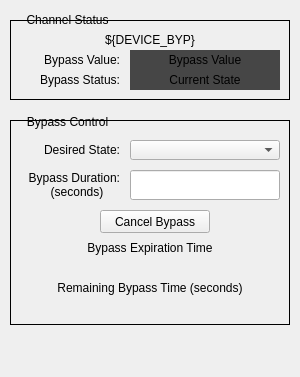
<?xml version="1.0" encoding="UTF-8"?>
<ui version="4.0">
 <class>Form</class>
 <widget class="QWidget" name="Form">
  <property name="geometry">
   <rect>
    <x>0</x>
    <y>0</y>
    <width>300</width>
    <height>377</height>
   </rect>
  </property>
  <property name="minimumSize">
   <size>
    <width>300</width>
    <height>377</height>
   </size>
  </property>
  <property name="maximumSize">
   <size>
    <width>300</width>
    <height>377</height>
   </size>
  </property>
  <property name="windowTitle">
   <string>SC MPS Bypass</string>
  </property>
  <widget class="QFrame" name="frame">
   <property name="geometry">
    <rect>
     <x>0</x>
     <y>0</y>
     <width>300</width>
     <height>377</height>
    </rect>
   </property>
   <property name="styleSheet">
    <string notr="true"/>
   </property>
   <property name="frameShape">
    <enum>QFrame::NoFrame</enum>
   </property>
   <property name="frameShadow">
    <enum>QFrame::Plain</enum>
   </property>
   <widget class="QFrame" name="frame_2">
    <property name="geometry">
     <rect>
      <x>10</x>
      <y>20</y>
      <width>280</width>
      <height>80</height>
     </rect>
    </property>
    <property name="frameShape">
     <enum>QFrame::Box</enum>
    </property>
    <property name="frameShadow">
     <enum>QFrame::Plain</enum>
    </property>
    <widget class="QLabel" name="label_2">
     <property name="geometry">
      <rect>
       <x>10</x>
       <y>10</y>
       <width>260</width>
       <height>20</height>
      </rect>
     </property>
     <property name="text">
      <string>${DEVICE_BYP}</string>
     </property>
     <property name="alignment">
      <set>Qt::AlignCenter</set>
     </property>
    </widget>
    <widget class="QLabel" name="label_4">
     <property name="geometry">
      <rect>
       <x>10</x>
       <y>30</y>
       <width>100</width>
       <height>20</height>
      </rect>
     </property>
     <property name="text">
      <string>Bypass Value:</string>
     </property>
     <property name="alignment">
      <set>Qt::AlignRight|Qt::AlignTrailing|Qt::AlignVCenter</set>
     </property>
    </widget>
    <widget class="QLabel" name="label_5">
     <property name="geometry">
      <rect>
       <x>10</x>
       <y>50</y>
       <width>100</width>
       <height>20</height>
      </rect>
     </property>
     <property name="text">
      <string>Bypass Status:</string>
     </property>
     <property name="alignment">
      <set>Qt::AlignRight|Qt::AlignTrailing|Qt::AlignVCenter</set>
     </property>
    </widget>
    <widget class="PyDMLabel" name="PyDMLabel_2">
     <property name="geometry">
      <rect>
       <x>120</x>
       <y>30</y>
       <width>150</width>
       <height>20</height>
      </rect>
     </property>
     <property name="toolTip">
      <string/>
     </property>
     <property name="styleSheet">
      <string notr="true">background-color: rgb(70, 70, 70);</string>
     </property>
     <property name="text">
      <string>Bypass Value</string>
     </property>
     <property name="alignment">
      <set>Qt::AlignCenter</set>
     </property>
     <property name="alarmSensitiveContent" stdset="0">
      <bool>true</bool>
     </property>
     <property name="alarmSensitiveBorder" stdset="0">
      <bool>false</bool>
     </property>
     <property name="channel" stdset="0">
      <string>ca://${DEVICE_BYP}_SCBYPV</string>
     </property>
    </widget>
    <widget class="PyDMLabel" name="PyDMLabel_3">
     <property name="geometry">
      <rect>
       <x>120</x>
       <y>50</y>
       <width>150</width>
       <height>20</height>
      </rect>
     </property>
     <property name="toolTip">
      <string/>
     </property>
     <property name="styleSheet">
      <string notr="true">background-color: rgb(70, 70, 70);</string>
     </property>
     <property name="text">
      <string>Current State</string>
     </property>
     <property name="alignment">
      <set>Qt::AlignCenter</set>
     </property>
     <property name="alarmSensitiveContent" stdset="0">
      <bool>true</bool>
     </property>
     <property name="alarmSensitiveBorder" stdset="0">
      <bool>false</bool>
     </property>
     <property name="channel" stdset="0">
      <string>ca://${DEVICE_BYP}_SCBYPS</string>
     </property>
    </widget>
   </widget>
   <widget class="QLabel" name="label">
    <property name="geometry">
     <rect>
      <x>20</x>
      <y>10</y>
      <width>95</width>
      <height>20</height>
     </rect>
    </property>
    <property name="text">
     <string>Channel Status</string>
    </property>
    <property name="alignment">
     <set>Qt::AlignCenter</set>
    </property>
   </widget>
   <widget class="QFrame" name="frame_3">
    <property name="geometry">
     <rect>
      <x>10</x>
      <y>120</y>
      <width>280</width>
      <height>205</height>
     </rect>
    </property>
    <property name="frameShape">
     <enum>QFrame::Box</enum>
    </property>
    <property name="frameShadow">
     <enum>QFrame::Plain</enum>
    </property>
    <widget class="PyDMEnumComboBox" name="PyDMEnumComboBox">
     <property name="geometry">
      <rect>
       <x>120</x>
       <y>20</y>
       <width>150</width>
       <height>20</height>
      </rect>
     </property>
     <property name="toolTip">
      <string/>
     </property>
     <property name="insertPolicy">
      <enum>QComboBox::InsertAtBottom</enum>
     </property>
     <property name="channel" stdset="0">
      <string>ca://${DEVICE_BYP}_SCBYPV</string>
     </property>
    </widget>
    <widget class="QLabel" name="label_6">
     <property name="geometry">
      <rect>
       <x>10</x>
       <y>20</y>
       <width>100</width>
       <height>20</height>
      </rect>
     </property>
     <property name="text">
      <string>Desired State:</string>
     </property>
     <property name="alignment">
      <set>Qt::AlignRight|Qt::AlignTrailing|Qt::AlignVCenter</set>
     </property>
    </widget>
    <widget class="PyDMLineEdit" name="PyDMLineEdit">
     <property name="geometry">
      <rect>
       <x>120</x>
       <y>50</y>
       <width>150</width>
       <height>30</height>
      </rect>
     </property>
     <property name="toolTip">
      <string/>
     </property>
     <property name="showUnits" stdset="0">
      <bool>false</bool>
     </property>
     <property name="channel" stdset="0">
      <string>ca://${DEVICE_BYP}_SCBYPD</string>
     </property>
    </widget>
    <widget class="QLabel" name="label_7">
     <property name="geometry">
      <rect>
       <x>5</x>
       <y>50</y>
       <width>105</width>
       <height>30</height>
      </rect>
     </property>
     <property name="text">
      <string>Bypass Duration:
(seconds)     </string>
     </property>
     <property name="alignment">
      <set>Qt::AlignRight|Qt::AlignTrailing|Qt::AlignVCenter</set>
     </property>
    </widget>
    <widget class="PyDMPushButton" name="PyDMPushButton">
     <property name="geometry">
      <rect>
       <x>90</x>
       <y>90</y>
       <width>110</width>
       <height>23</height>
      </rect>
     </property>
     <property name="toolTip">
      <string/>
     </property>
     <property name="text">
      <string>Cancel Bypass</string>
     </property>
     <property name="channel" stdset="0">
      <string>ca://${DEVICE_BYP}_SCBYPD</string>
     </property>
     <property name="pressValue" stdset="0">
      <string>0</string>
     </property>
    </widget>
    <widget class="PyDMFrame" name="PyDMFrame">
     <property name="geometry">
      <rect>
       <x>10</x>
       <y>120</y>
       <width>260</width>
       <height>40</height>
      </rect>
     </property>
     <property name="toolTip">
      <string/>
     </property>
     <property name="rules" stdset="0">
      <string>[{&quot;channels&quot;: [{&quot;trigger&quot;: true, &quot;channel&quot;: &quot;ca://${DEVICE_BYP}_SCBYPS.RVAL&quot;}], &quot;property&quot;: &quot;Visible&quot;, &quot;expression&quot;: &quot;ch[0]&gt;0.5&quot;, &quot;name&quot;: &quot;Visibility&quot;, &quot;initial_value&quot;: &quot;&quot;}]</string>
     </property>
     <widget class="QLabel" name="label_8">
      <property name="geometry">
       <rect>
        <x>0</x>
        <y>0</y>
        <width>260</width>
        <height>15</height>
       </rect>
      </property>
      <property name="text">
       <string>Bypass Expiration Time</string>
      </property>
      <property name="alignment">
       <set>Qt::AlignCenter</set>
      </property>
     </widget>
     <widget class="PyDMLabel" name="PyDMLabel_4">
      <property name="geometry">
       <rect>
        <x>0</x>
        <y>15</y>
        <width>260</width>
        <height>15</height>
       </rect>
      </property>
      <property name="font">
       <font>
        <weight>75</weight>
        <bold>true</bold>
       </font>
      </property>
      <property name="toolTip">
       <string/>
      </property>
      <property name="alignment">
       <set>Qt::AlignCenter</set>
      </property>
      <property name="channel" stdset="0">
       <string>${DEVICE_BYP}_SCBYP_END</string>
      </property>
     </widget>
    </widget>
    <widget class="PyDMFrame" name="PyDMFrame_2">
     <property name="geometry">
      <rect>
       <x>10</x>
       <y>160</y>
       <width>260</width>
       <height>40</height>
      </rect>
     </property>
     <property name="toolTip">
      <string/>
     </property>
     <property name="rules" stdset="0">
      <string>[{&quot;channels&quot;: [{&quot;trigger&quot;: true, &quot;channel&quot;: &quot;ca://${DEVICE_BYP}_SCBYPS.RVAL&quot;}], &quot;property&quot;: &quot;Visible&quot;, &quot;expression&quot;: &quot;ch[0]&gt;0.5&quot;, &quot;name&quot;: &quot;Visibility&quot;, &quot;initial_value&quot;: &quot;&quot;}]</string>
     </property>
     <widget class="QLabel" name="label_11">
      <property name="geometry">
       <rect>
        <x>0</x>
        <y>0</y>
        <width>260</width>
        <height>15</height>
       </rect>
      </property>
      <property name="text">
       <string>Remaining Bypass Time (seconds)</string>
      </property>
      <property name="alignment">
       <set>Qt::AlignCenter</set>
      </property>
     </widget>
     <widget class="PyDMLabel" name="PyDMLabel_6">
      <property name="geometry">
       <rect>
        <x>0</x>
        <y>15</y>
        <width>260</width>
        <height>15</height>
       </rect>
      </property>
      <property name="font">
       <font>
        <weight>75</weight>
        <bold>true</bold>
       </font>
      </property>
      <property name="toolTip">
       <string/>
      </property>
      <property name="alignment">
       <set>Qt::AlignCenter</set>
      </property>
      <property name="channel" stdset="0">
       <string>${DEVICE_BYP}_SCBYPT</string>
      </property>
     </widget>
    </widget>
   </widget>
   <widget class="QLabel" name="label_10">
    <property name="geometry">
     <rect>
      <x>20</x>
      <y>112</y>
      <width>95</width>
      <height>20</height>
     </rect>
    </property>
    <property name="text">
     <string>Bypass Control</string>
    </property>
    <property name="alignment">
     <set>Qt::AlignCenter</set>
    </property>
   </widget>
   <widget class="PyDMDrawingImage" name="PyDMDrawingImage">
    <property name="geometry">
     <rect>
      <x>10</x>
      <y>326</y>
      <width>250</width>
      <height>50</height>
     </rect>
    </property>
    <property name="toolTip">
     <string/>
    </property>
    <property name="styleSheet">
     <string notr="true"/>
    </property>
    <property name="filename" stdset="0">
     <string>lcls_mps_lockup_sidebyside_digital.png</string>
    </property>
   </widget>
  </widget>
 </widget>
 <customwidgets>
  <customwidget>
   <class>PyDMLabel</class>
   <extends>QLabel</extends>
   <header>pydm.widgets.label</header>
  </customwidget>
  <customwidget>
   <class>PyDMDrawingImage</class>
   <extends>QWidget</extends>
   <header>pydm.widgets.drawing</header>
  </customwidget>
  <customwidget>
   <class>PyDMEnumComboBox</class>
   <extends>QComboBox</extends>
   <header>pydm.widgets.enum_combo_box</header>
  </customwidget>
  <customwidget>
   <class>PyDMFrame</class>
   <extends>QFrame</extends>
   <header>pydm.widgets.frame</header>
   <container>1</container>
  </customwidget>
  <customwidget>
   <class>PyDMLineEdit</class>
   <extends>QLineEdit</extends>
   <header>pydm.widgets.line_edit</header>
  </customwidget>
  <customwidget>
   <class>PyDMPushButton</class>
   <extends>QPushButton</extends>
   <header>pydm.widgets.pushbutton</header>
  </customwidget>
 </customwidgets>
 <resources/>
 <connections/>
</ui>
